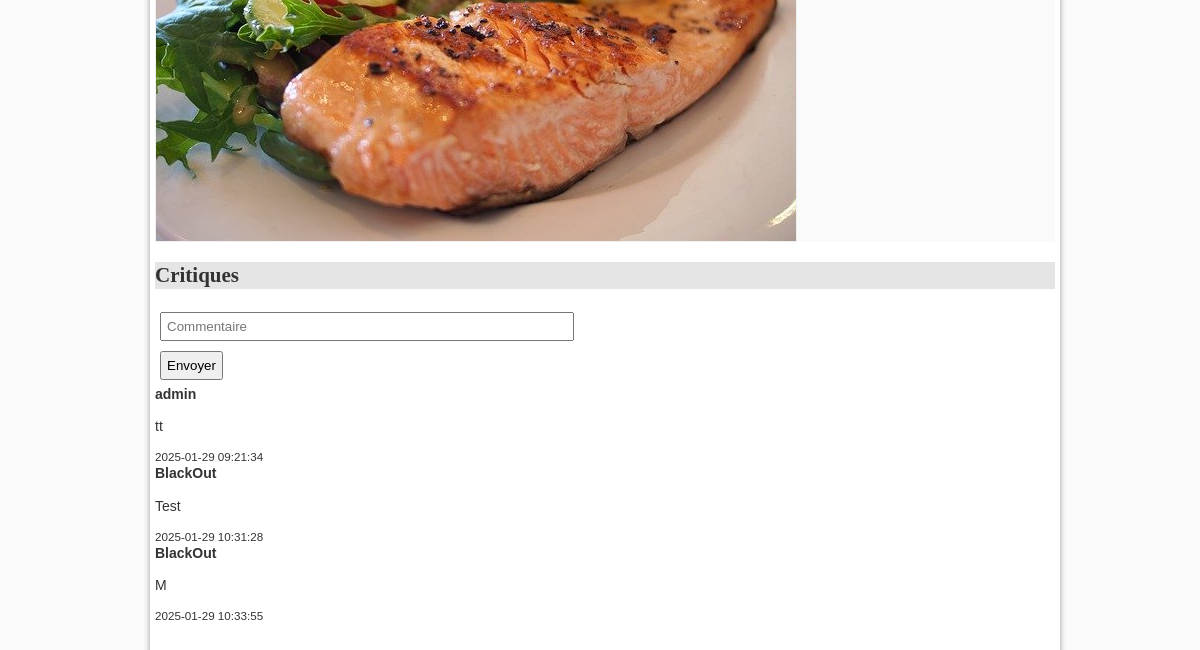
/?action=detail&idR=1 (lower part), run on an earlier commit of the app's database.
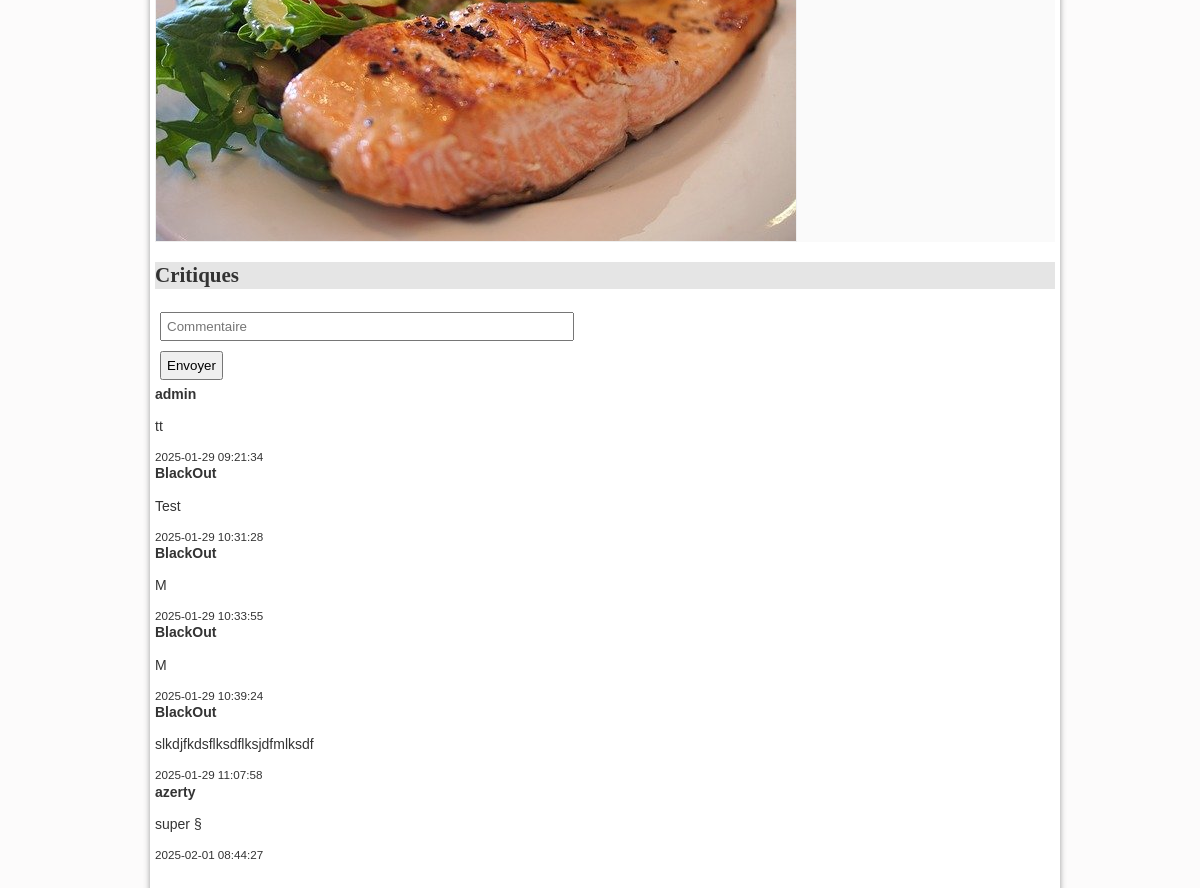
And on a later commit of the database.
### tables this page shows
CREATE TABLE IF NOT EXISTS `photo` (
  `idP` bigint NOT NULL,
  `cheminP` varchar(255) DEFAULT NULL,
  `idR` bigint DEFAULT NULL,
  PRIMARY KEY (`idP`),
  KEY `idR` (`idR`)
);

CREATE TABLE IF NOT EXISTS `commentaire` (
  `com` varchar(255) DEFAULT NULL,
  `idUser` int DEFAULT NULL,
  `dateHeureCom` datetime DEFAULT NULL,
  `idResto` int DEFAULT NULL,
  `id` int NOT NULL AUTO_INCREMENT,
  PRIMARY KEY (`id`),
  KEY `fk_commentaire_utilisateur` (`idUser`),
  KEY `fk_commentaire_resto` (`idResto`)
);

CREATE TABLE IF NOT EXISTS `utilisateur` (
  `mailU` varchar(150) NOT NULL,
  `mdpU` varchar(50) DEFAULT NULL,
  `pseudoU` varchar(50) DEFAULT NULL,
  `idUser` int NOT NULL AUTO_INCREMENT,
  `Perms` int DEFAULT NULL,
  PRIMARY KEY (`idUser`),
  UNIQUE KEY `mailU` (`mailU`)
);

### controleur/detailResto.php (called while the page is built, shortened)
<?php
include_once "$racine/modele/bd.photo.inc.php";
include_once "$racine/modele/bd.comment.inc.php";
$idR = $_GET["idR"];
$lesPhotos = getPhotosByIdR($idR);
$commentaires = getCommentaire($idR);
include "$racine/vue/entete.html.php";
include "$racine/vue/vueDetailResto.php";
include "$racine/vue/pied.html.php";
?>

### index.php (called while the page is built, shortened)
<?php
include "getRacine.php";
if (isset($_GET["action"])){
    $action = $_GET["action"];
}
else{
    $action = "defaut";
}
$fichier = controleurPrincipal($action);
include "$racine/controleur/$fichier";
?>

### modele/bd.photo.inc.php (called while the page is built, shortened)
<?php
function getPhotosByIdR($idR) {
    $resultat = array();
    try {
        $cnx = connexionPDO();
        $req = $cnx->prepare("select * from photo where idR=:idR");
        $req->bindValue(':idR', $idR, PDO::PARAM_INT);
        $req->execute();
        $resultat = $req->fetchAll(PDO::FETCH_ASSOC);
    } catch (PDOException $e) {
        print "Erreur !: " . $e->getMessage();
        die();
    }
    return $resultat;
}
?>

### modele/bd.comment.inc.php (called while the page is built, shortened)
<?php
function getCommentaire($idResto) {
    $resultat = array();
    try {
        $cnx = connexionPDO();
        $req = $cnx->prepare("select * from commentaire join utilisateur on commentaire.idUser= utilisateur.idUser where idResto=:idResto");
        $req->bindValue(':idResto', $idResto, PDO::PARAM_INT);
        $req->execute();
        $ligne = $req->fetch(PDO::FETCH_ASSOC);
        while ($ligne) {
            $resultat[] = $ligne;
            $ligne = $req->fetch(PDO::FETCH_ASSOC);
        }
    } catch (PDOException $e) {
        print "Erreur !: " . $e->getMessage();
        die();
    }
    return $resultat;
}
?>

### vue/vueDetailResto.php (the view, shortened to what this page needs)
<ul id="galerie">
    <?php for ($i = 0; $i < count($lesPhotos); $i++) { ?>
        <li> <img class="galerie" src="photos/<?= htmlspecialchars($lesPhotos[$i]["cheminP"]) ?>" alt="" /></li>
    <?php } ?>
</ul>
<h2 id="crit">Critiques</h2>
<ul id="critiques">
    <form method="POST" action="./?action=detail&idR=<?php echo $idR; ?>" >
        <input type="text" name="com" placeholder="Commentaire" required /><br />
        <input type="submit" name="Envoyer" value="Envoyer" />
    </form>
    <?php foreach ($commentaires as $com): ?>
        <div class="">
            <strong><?= htmlspecialchars($com['pseudoU']) ?></strong>
            <p><?= htmlspecialchars($com['com']) ?></p>
            <small><?= htmlspecialchars($com['dateHeureCom']) ?></small>
        </div>
    <?php endforeach; ?>
</ul>

### vue/entete.html.php (shortened to what this page needs)
<!DOCTYPE html PUBLIC "-//W3C//DTD HTML 4.01 Transitional//EN" "http://www.w3.org/TR/html4/loose.dtd">
<html>
    <head>
    </head>
    <body>
    <div id="corps">

### vue/pied.html.php
</div>
</body>
</html>

### css/base.css (style rules this page uses)
:root { --largeurPage: 900px; --largeurMenuCont : 200px; --margeCalc: calc((100% - var(--largeurPage)) / 2); --margeMenuHaut : 15px; --hauteurMenuGene:60px; --coulA1:#5A7694; --coulA2:#D7E5ED; --coulB1:#566459; --coulB2:#90974A; --coulC:#CDBCA0; --fondC:#fcfbfb; --padding_cote:5px; }
body { font-family: Arial; color : #333; font-size : 14px; line-height : 1.3; scroll-behavior: smooth; background-color : var(--fondC); }
#corps, #menuContextuel, #menuGeneral { transition-duration : 0.4s; }
#corps { top : 15px; margin-top : calc(var(--hauteurMenuGene) + var(--margeMenuHaut)); padding-bottom : 50px; padding-left : 5px; padding-right : 5px; position : absolute; left : var(--margeCalc); width : var(--largeurPage); background-color : #fff; box-shadow: 0px 0px 6px #999; min-height: 500px; }

### css/form.css (style rules this page uses)
input[type=text],input[type=submit],input[type=password],input[type=checkbox],select,option { padding : 5px; margin : 5px; }
input[type=text],input[type=password] { width : 400px; }

### css/cgu.css (style rules this page uses)
h1,h2,h3,h4 { font-family: Futura; background-color : rgba(0,0,0,0.1); }

### css/corps.css (style rules this page uses)
#galerie { margin-top : 0px; margin-bottom : 20px; padding-left : 0px; background-color : rgb(250,250,250); }
#galerie li { display : inline-block; }
img.galerie { border:1px solid rgb(239,239,239); }
#critiques { list-style-type : none; padding-left : 0px; }

What changed in the data, as far as the page shows it:
added commentaire: idUser.pseudoU "BlackOut", com "M", dateHeureCom "2025-01-29 10:39:24"
added commentaire: idUser.pseudoU "BlackOut", com "slkdjfkdsflksdflksjdfmlksdf", dateHeureCom "2025-01-29 11:07:58"
added commentaire: idUser.pseudoU "azerty", com "super §", dateHeureCom "2025-02-01 08:44:27"
